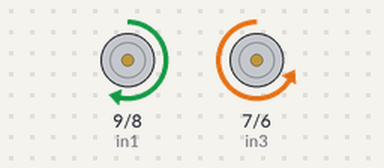
The sketch below on a simulated Arduino Uno, built with avr-gcc and run on an emulated ATmega328P. Parts: motor-driver pin pairs drawn as motors (green arrow = first pin HIGH = forward, orange = second pin HIGH = backward, longer = more drive, scaled by the enable pin).

Above: at 0.6 s.
At 2.06 s:
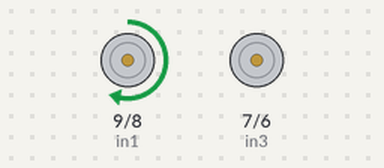
At 5.5 s:
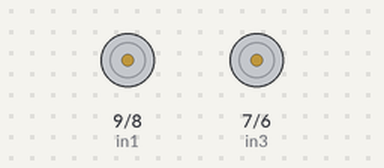
Timing chart, 0 to 6.7 s (numbered marks = the images above):
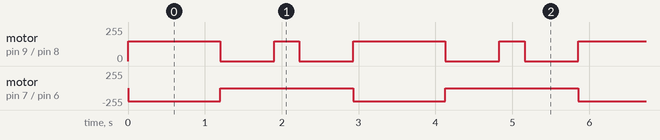

Measured:
- by itself, motor on pin 9 (in1) / pin 8 (in2): repeats every 2.9 s: stopped 0.70 s, forward 150/255 0.33 s, stopped 0.70 s, forward 150/255 1.2 s
- by itself, motor on pin 7 (in3) / pin 6 (in4): alternates backward 200/255 for 1.2 s and stopped for 1.7 s

The sketch:

Assignment10-1.ino
```cpp
// motor one
int enA = 10;
int in1 = 9;
int in2 = 8;


//motor two
int in3 = 7;
int in4 = 6;
int enB = 5;

void setup()
{
  // set all the motor control pins to outputs
  pinMode(enA, OUTPUT);
  pinMode(in1, OUTPUT);
  pinMode(in2, OUTPUT);
  pinMode(enB, OUTPUT);
  pinMode(in3, OUTPUT);
  pinMode(in4, OUTPUT);
}
void loop()
{
  analogWrite(enA, 150);   // Speed Control
  analogWrite(enB, 200); // Speed Control


  digitalWrite(in1, HIGH);
  digitalWrite(in2, LOW);
  digitalWrite(in3, LOW);
  digitalWrite(in4, HIGH);
  delay(1200);

  digitalWrite(in1, LOW);
  digitalWrite(in2, LOW);
  digitalWrite(in3, LOW);
  digitalWrite(in4, LOW);
  delay( 700);

  digitalWrite(in1, HIGH);
  digitalWrite(in2, LOW);
  delay( 330);

  digitalWrite(in1, LOW);
  digitalWrite(in2, LOW);
  digitalWrite(in3, LOW);
  digitalWrite(in4, LOW);
  delay( 700);
}
```
